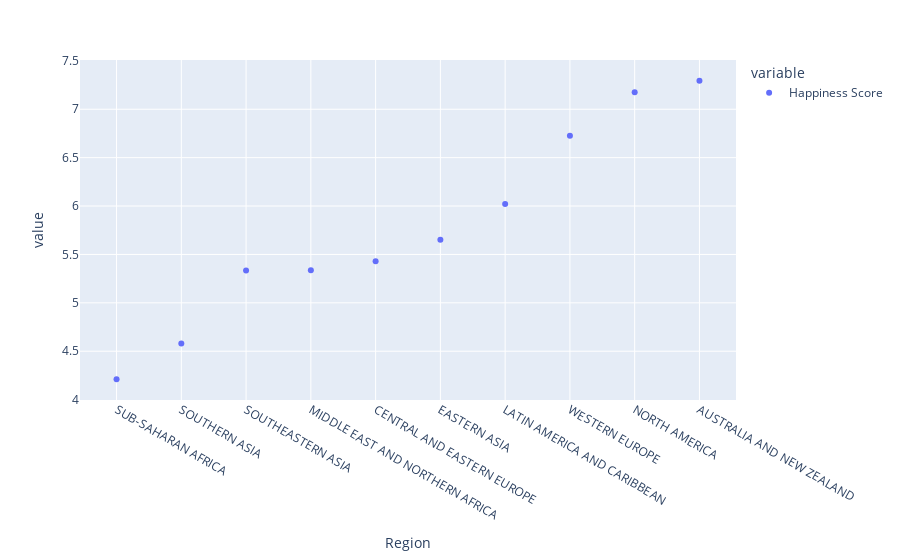

Write notebook code for a chart like this one.
### Code cell
# Let's see the mean Happiness Score by Region.
px.scatter(tables.groupby('Region').mean()['Happiness Score'].sort_values())

### Figure 1 — Plotly figure (JSON) as saved in the notebook; plotly's stock layout.template omitted (floating-point values rounded to 4 significant figures)
{"data": [{"hovertemplate": "variable=Happiness Score<br>Region=%{x}<br>value=%{y}<extra></extra>", "legendgroup": "Happiness Score", "marker": {"color": "#636efa", "symbol": "circle"}, "mode": "markers", "name": "Happiness Score", "orientation": "v", "showlegend": true, "type": "scatter", "x": ["SUB-SAHARAN AFRICA", "SOUTHERN ASIA", "SOUTHEASTERN ASIA", "MIDDLE EAST AND NORTHERN AFRICA", "CENTRAL AND EASTERN EUROPE", "EASTERN ASIA", "LATIN AMERICA AND CARIBBEAN", "WESTERN EUROPE", "NORTH AMERICA", "AUSTRALIA AND NEW ZEALAND"], "xaxis": "x", "y": [4.21, 4.581, 5.335, 5.337, 5.429, 5.652, 6.021, 6.727, 7.175, 7.295], "yaxis": "y"}], "layout": {"legend": {"title": {"text": "variable"}, "tracegroupgap": 0}, "margin": {"t": 60}, "xaxis": {"anchor": "y", "domain": [0, 1], "title": {"text": "Region"}}, "yaxis": {"anchor": "x", "domain": [0, 1], "title": {"text": "value"}}}}
